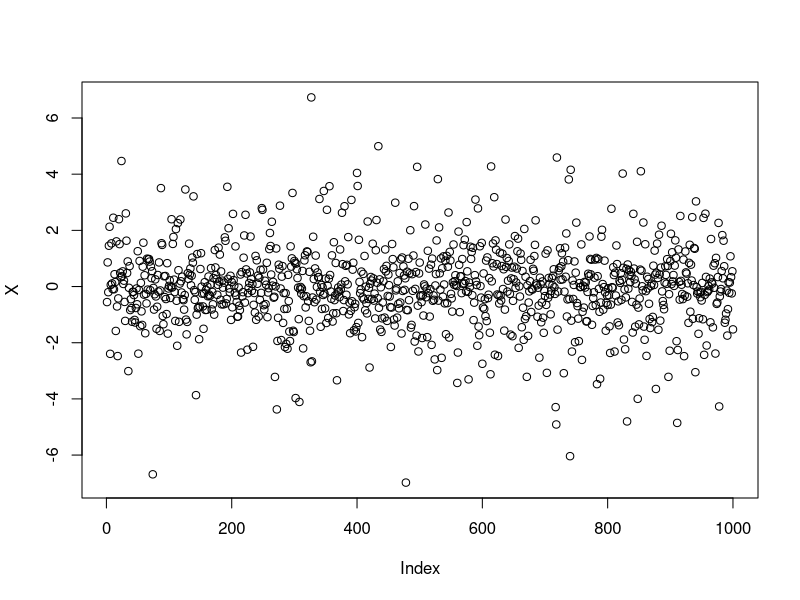
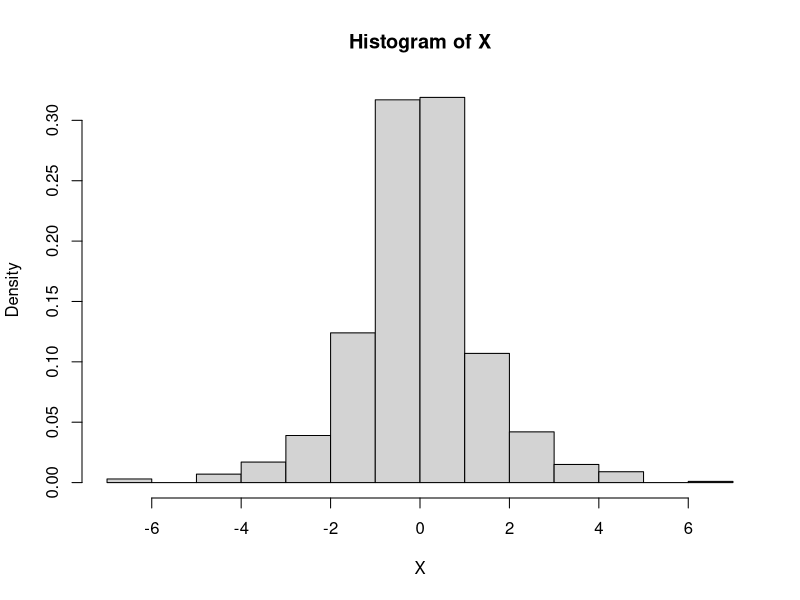
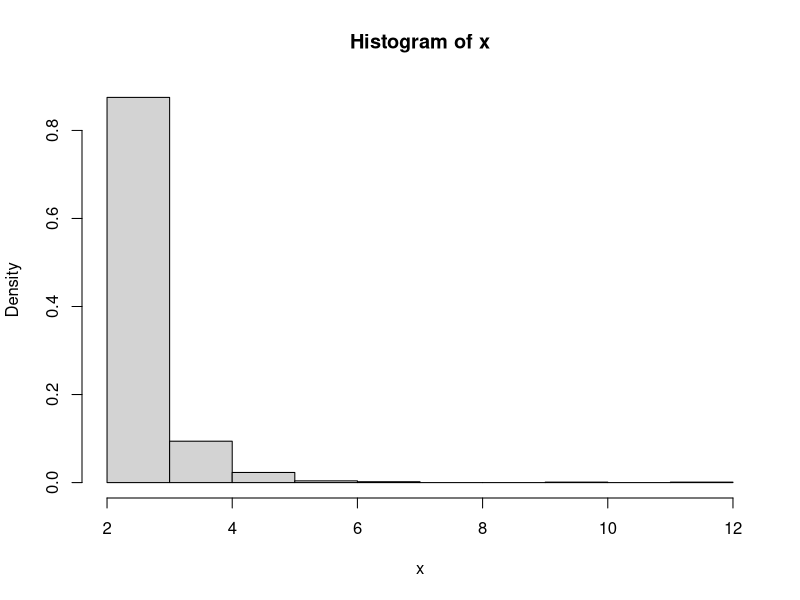
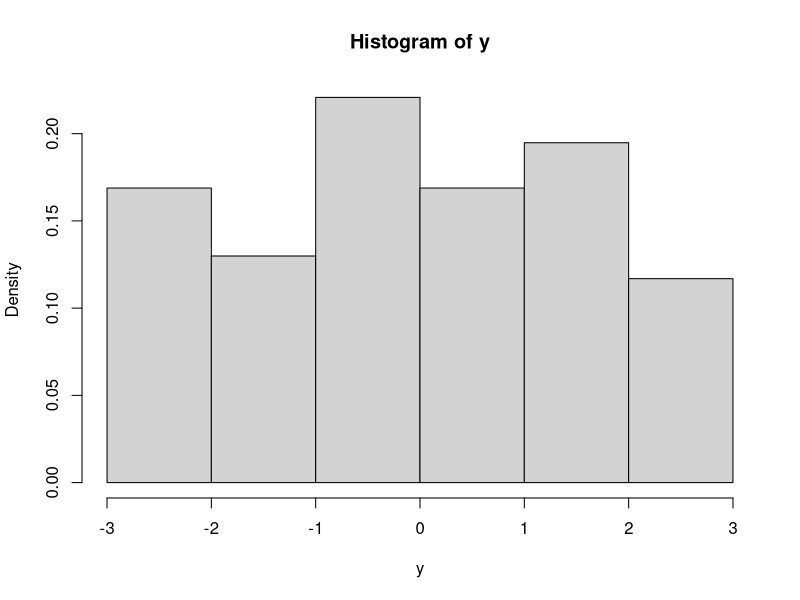
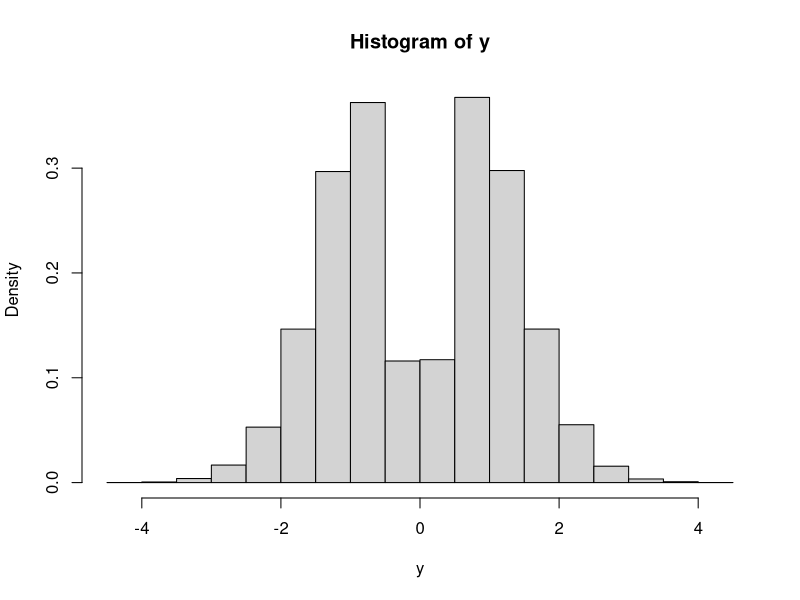

Write R code to recreate these figures, in order.
## ---- chunk 1
library(tidyverse)
library(modelr)
library(viridis)
knitr::opts_chunk$set(
	echo = TRUE,
	warning = FALSE,
	fig.width = 8, 
  fig.height = 6,
  out.width = "90%"
)
options(
  ggplot2.continuous.colour = "viridis",
  ggplot2.continuous.fill = "viridis"
)
scale_colour_discrete = scale_colour_viridis_d
scale_fill_discrete = scale_fill_viridis_d
theme_set(theme_minimal() + theme(legend.position = "bottom"))
## ---- chunk 2
set.seed(123)
U <- runif(1000)
X <- (U < 0.5) * log(2*U) + (U >= 0.5) * -log(2-2*U)

plot(X)
hist(X, prob = T)
## ---- chunk 3
set.seed(1001)
U <- runif(1000)
xdens = function(gamma = 5, alpha = 2, x = U) {
  alpha/((1-U)^(1/gamma))
}

x <- xdens(5, 2, U)

hist(x, prob = T)
## ---- chunk 4
set.seed(1001)

accrej <- function(fdens, gdens, beta, M = (4/pi), x){
  x = runif(100, min = -beta, max = beta)
  return(x[runif(length(x)) <= fdens(x, beta) / (M * gdens(x, beta))])
}

xdens = function(x, beta){
  return((2/(pi*beta^2))*sqrt(beta^2 - x^2) * (abs(x) <= beta))
}

unifdens = function(x, beta){
  return((1/(2*beta))*(abs(x) <= beta))
}


y = accrej(xdens, unifdens, 3, 4/pi)

hist(y, prob = T)
## ---- chunk 5
n = 10000
u = runif(n)
y = sum(exp(u^2))/n
x = median(exp(u^2))

xy = tibble(
  median = x,
  mean = y
) %>% 
  knitr::kable()
## ---- chunk 6
gfun<-function(x){ 
  sqrt(1 - x^2)
}
mfun<-function(x) {
  x^2
}
mfun2<-function(x) {
  x
}
set.seed(123)
uran<-runif(10000)
ga<-gfun(uran)
ma<-mfun(uran)
ma2<-mfun2(uran)
## ---- chunk 7
theta1<-mean(ga)
theta2<-mean(ma2)
hha<- pi/4 + (ga-ma)
hha2<- pi/4 + (ga-ma2)
theta1a<-mean(hha)
theta2a<-mean(hha2)

c(var(ga), var(hha))

c(var(ga), var(hha2))


(var(ga)-var(hha))/var(ga)

(var(ga)-var(hha2))/var(ga)
## ---- chunk 8
ncandidates <- 100000;  
M <- exp(-1)
x <- rnorm(ncandidates)
Mfun <- function(x){
  x^2*exp(-x^2/2)/sqrt(2*pi)
}
pfun <- function(x){
  dnorm(x)
}
accrej <- function(Mfun, pfun, M, x){
  ncandidates = length(x)
  u = rexp(ncandidates)
  accepted <- NULL      # Initialize the vector of accepted values
  for(i in 1:ncandidates) {
    if(u[i] <= Mfun(x[i])/(M*pfun(x[i])))
      accepted <- c(accepted, x[i])  # Accept x[i]
  }
  return(accepted)
}

y = accrej(Mfun, pfun, M, x)

hist(y, prob = T)

sum(y*(y>1))/length(y*(y>1))
